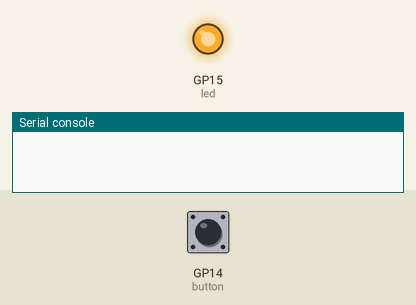
Simulated run of this program. Board: Raspberry Pi Pico running MicroPython. Shown: output pins drawn as LEDs (lit = HIGH), the last lines printed to the serial console. The test bench sets the inputs (shaded band); at power-on: GP14 (button) LOW. Random numbers come from a fixed seed.

Above: at 1.2 s.
1.3 s: GP14 (button) pulled HIGH for 0.15 s
At 5.9 s:
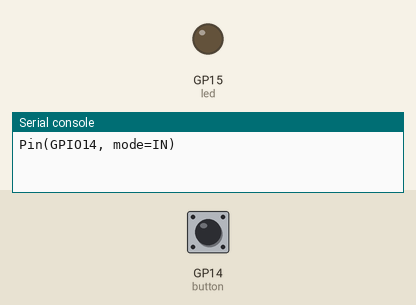
Timing chart, 0 to 7.4 s (numbered marks = the images above; inputs shaded):
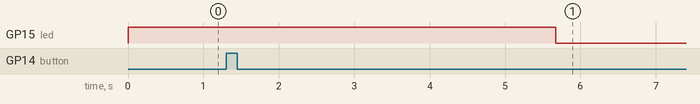

The program:

Reaction_Game.py
```python
from machine import Pin
import utime
import urandom

pressed = False

led = Pin(15, Pin.OUT)

button = Pin(14, Pin.IN, Pin.PULL_DOWN)

def button_handler(pin):
    global pressed

    if not pressed:
        pressed = True
        print(pin)

button.irq(trigger=Pin.IRQ_RISING, handler=button_handler)

led.value(1)

utime.sleep(urandom.uniform(5, 10))
led.value(0)
```
